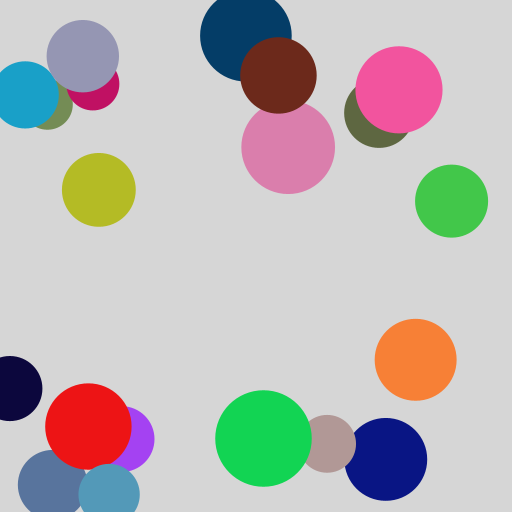
Frame 1 (no input)
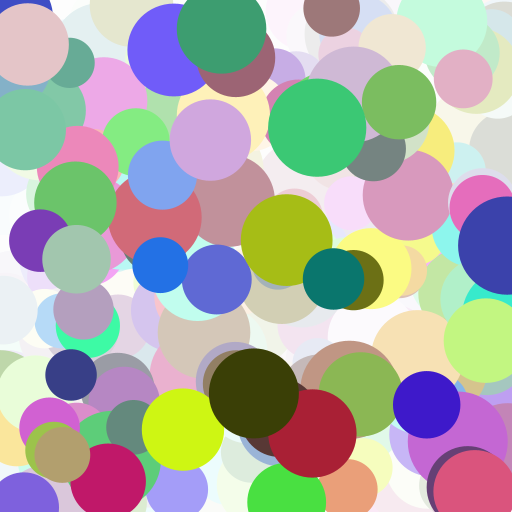
Frame 60 (the mouse pressed at the canvas centre just before this capture)
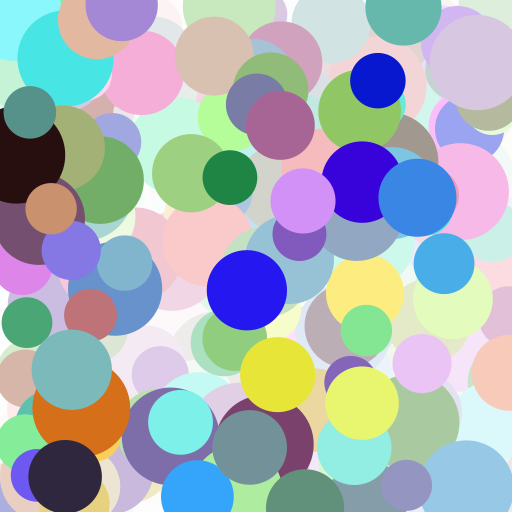
Frame 120 (the mouse held since frame 60 and released just before this capture)

The Processing sketch that drew these frames (run headless with seeded random() and noise(); from frame 60 on, the mouse is pressed at the canvas centre):

// Processing sketch: processing_133681
// ── processing_133681.pde

int number = 20;

void setup() {
  size(512, 512);
  noStroke();
}

void draw() {
  
  // MOVE 0/0 POINT TO CENTER
  translate(width/2, height/2);
  
  // OVERWRITE CANVAS WITH TRANSPARENT IMAGE 
  fill(255,51);
  rect(-width/2, -height/2, width, height);
  
  // CALL FUNCTION TO DRAW PLANET 20 TIMES
  for (int i=0; i<number; i++) {
    color c3 = color(random(0, 255), random(0, 255), random(0, 255));
    drawPlanet(random(-width/2, width/2), random(-height/2, height/2), c3, random(50, 100));
  }
}

// FUNCTION TO DRAW PLANET. RECEIVES PARAMETERS FOR X, Y, COLOR AND SIZE 
void drawPlanet(float in_x, float in_y, color in_color, float in_size) {
  fill(in_color);
  ellipse(in_x, in_y, in_size, in_size);
}
